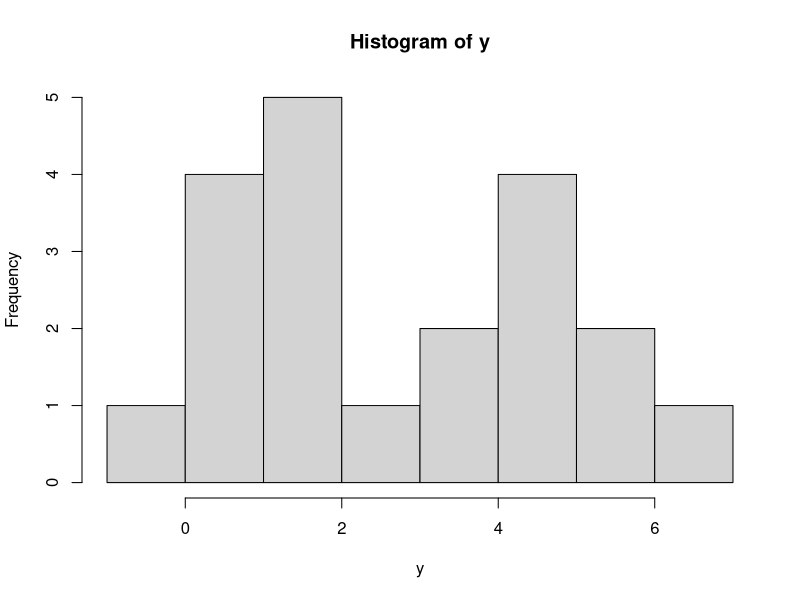

The R source for this figure:
## ---- chunk 1
mu <- 2
tol <- 1e-6
diff <- Inf

while (diff > tol) {
  mu_new <- (0 + 2 + mu) / 3
  diff <- abs(mu_new - mu)
  mu <- mu_new
  print(mu_new)
}

## ---- chunk 2
mu <- 2
tol <- 1e-6
diff <- Inf
while (diff > tol) {
  
  EMl = function(mu2) integrate(
    {function(x) (dnorm(0, mu2, 1, log = TRUE)+
      dnorm(2, mu2, 1, log = TRUE)+
      dnorm(x, mu2, 1, log = TRUE)) *
        dnorm(x, mu, 1)}, -Inf, Inf)$value
  
  mu_new = optimize(EMl, c(-100, 100), maximum = TRUE)$maximum
  diff <- abs(mu_new - mu)
  mu <- mu_new
  print(mu_new)
}

## ---- chunk 3
y <- c(-0.39, 0.12, 0.94, 1.67, 1.76, 2.44, 3.72, 4.28, 4.92, 5.53, 
       0.06, 0.48, 1.01, 1.68, 1.80, 3.25, 4.12, 4.60, 5.28, 6.22)

hist(y)
## ---- chunk 4
## MLE
ll <- function(par){
  
  pi <- par[1]
  mu1 <- par[2]
  mu2 <- par[3]
  sigma1 <- par[4]
  sigma2 <- par[5]
  
  f1 <- dnorm(y, mu1, sigma1)
  f2 <- dnorm(y, mu2, sigma2)
  
  -sum(log((1 - pi)*f1 + pi*f2))
}

optim(c(0.5, 0.5, 1, 0.5, 1), ## initial value
      ll,method="L-BFGS-B",
      lower = c(1e-4, -Inf, -Inf, 1e-4, 1e-4),
      upper = c(1 - 1e-4, Inf, Inf, Inf, Inf))
## ---- chunk 5
## EM
par <- c(0.5, 0.5, 1, 0.5, 1)  # (pi, mu1, mu2, sigma1, sigma2)
tol <- 1e-6
diff <- Inf

while (diff > tol) {
  
  pi <- par[1]
  mu1 <- par[2]
  mu2 <- par[3]
  sigma1 <- par[4]
  sigma2 <- par[5]
  
  ## ---- E-step ----
  f1 <- dnorm(y, mu1, sigma1)
  f2 <- dnorm(y, mu2, sigma2)
  
  gamma <- pi * f2 / ((1 - pi) * f1 + pi * f2)
  
  ## ---- M-step ----
  pi_new <- mean(gamma)
  
  mu1_new <- sum((1 - gamma) * y) / sum(1 - gamma)
  mu2_new <- sum(gamma * y) / sum(gamma)
  
  sigma1_new <- sqrt(sum((1 - gamma) * (y - mu1_new)^2) / sum(1 - gamma))
  sigma2_new <- sqrt(sum(gamma * (y - mu2_new)^2) / sum(gamma))
  
  par_new <- c(pi_new, mu1_new, mu2_new, sigma1_new, sigma2_new)
  
  diff <- max(abs(par_new - par))
  par <- par_new
  # names(par) <- c("pi_new", "mu1_new", "mu2_new", "sigma1_new", "sigma2_new")
  
  print(par)
}
